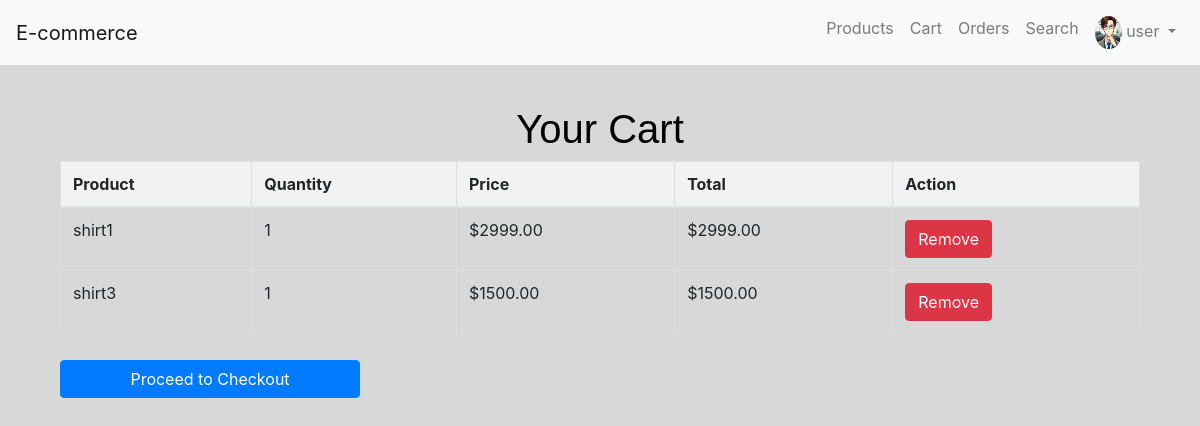
The page /cart/view_cart/ (signed in) on the database its author committed.
### users/models.py (models this page shows, shortened)
class Profile(models.Model):
    user = models.OneToOneField(User, on_delete=models.CASCADE)
    address = models.CharField(max_length=255, blank=True)
    phone = models.CharField(max_length=20, blank=True)
    image = models.ImageField(default='default.jpg', upload_to='profile_pics')

### cart/models.py (models this page shows, shortened)
class CartItem(models.Model):
    cart = models.ForeignKey(Cart, on_delete=models.CASCADE)
    product = models.ForeignKey(Product, on_delete=models.CASCADE)
    quantity = models.PositiveIntegerField(default=1)

### products/models.py (models this page shows, shortened)
class Product(models.Model):
    name = models.CharField(max_length=255)
    description = models.TextField()
    price = models.DecimalField(max_digits=10, decimal_places=2)
    category = models.ForeignKey(Category, on_delete=models.CASCADE)
    image = models.ImageField(upload_to='product_images/')

### cart/views.py (the view)
# urls.py: path('view_cart/', views.view_cart, name='view_cart'),
@login_required(login_url='login')
def view_cart(request):
    cart = Cart.objects.filter(user=request.user).first()
    cart_items = CartItem.objects.filter(cart=cart)
    return render(request, 'cart/cart.html', {'cart_items': cart_items})

### cart/templatetags/cart_extras.py (called while the page is built)
@register.filter(name='mul')
def mul(value, arg):
    return value * arg

### cart/templates/cart/cart.html (shortened to what this page needs)
{% extends 'base.html' %}
{% load cart_extras %}
{% block content %}
<div class="container">
    <h1>Your Cart</h1>
    {% if cart_items %}
        <table class="table">
            <thead>
                <tr>
                    <th>Product</th>
                    <th>Quantity</th>
                    <th>Price</th>
                    <th>Total</th>
                    <th>Action</th>
                </tr>
            </thead>
            <tbody>
                {% for cart_item in cart_items %}
                    <tr>
                        <td>{{ cart_item.product.name }}</td>
                        <td>{{ cart_item.quantity }}</td>
                        <td>${{ cart_item.product.price }}</td>
                        <td>${{ cart_item.quantity|mul:cart_item.product.price }}</td>
                        <td>
                            <form method="post" action="{% url 'remove_from_cart' cart_item.product.id %}">
                                <button type="submit" class="btn btn-danger">Remove</button>
                            </form>
                        </td>
                    </tr>
                {% endfor %}
            </tbody>
        </table>
        <a href="{% url 'checkout' %}" class="btn btn-primary">Proceed to Checkout</a>
    {% else %}
        <p>Your cart is empty.</p>
    {% endif %}
</div>
{% endblock %}

### templates/navbar.html (shortened to what this page needs)
{% load static %}
<nav class="navbar navbar-expand-lg navbar-light bg-light">
    <a class="navbar-brand" href="{% url 'product_list' %}">E-commerce</a>
    <div class="collapse navbar-collapse" id="navbarNav">
        <ul class="navbar-nav ml-auto">
            <li class="nav-item">
                <a class="nav-link" href="{% url 'product_list' %}">Products</a>
            </li>
            <li class="nav-item">
                <a class="nav-link" href="{% url 'view_cart' %}">Cart</a>
            </li>
            <li class="nav-item">
                <a class="nav-link" href="{% url 'order_history' %}">Orders</a>
            </li>
            <li class="nav-item">
                <a class="nav-link" href="{% url 'search' %}">Search</a>
            </li>
            {% if user.is_authenticated %}
                <li class="nav-item dropdown">
                    <a class="nav-link dropdown-toggle" href="#" id="userDropdown" role="button" data-toggle="dropdown" aria-haspopup="true" aria-expanded="false">
                        {% if user.profile.image %}
                            <img src="{{ user.profile.image.url }}" alt="Avatar" class="rounded-circle" width="27" height="33"> {{ user.username }}
                        {% else %}
                            <img src="{% static 'images/default_avatar.png' %}" alt="Avatar" class="rounded-circle" width="30" height="30"> {{ user.username }}
                        {% endif %}
                    </a>
                </li>
            {% endif %}
        </ul>
    </div>
</nav>

### cart/templates/cart/cart.html (style rules this page uses)
.container { padding: 20px; max-width: 100%; margin: 0 auto; }
h1 { text-align: center; margin-bottom: 20px; font-family: 'Gill Sans', 'Gill Sans MT', Calibri, 'Trebuchet MS', sans-serif; }
.table { width: 100%; border-collapse: collapse; margin-bottom: 20px; }
.table thead { background-color: #f9f9f9; }
.table th, .table td { padding: 12px; text-align: left; border: 1px solid #ddd; font-size: 1rem; word-wrap: break-word; }
.table th { background-color: #f2f2f2; }
.table td form { display: inline; }
.btn-primary { background-color: #007bff; color: white; padding: 10px 20px; font-size: 16px; border: none; border-radius: 5px; cursor: pointer; display: block; width: 100%; max-width: 300px; margin: 10px auto; text-align: center; }
.btn-danger { background-color: #dc3545; color: white; padding: 5px 10px; font-size: 14px; border: none; border-radius: 5px; cursor: pointer; }

### templates/base.html (style rules this page uses)
body { background: #d8d8d8; color: black; }

### rows shown on the page
CartItem: product.name "shirt1", quantity "1", product.price "2999.00", quantity|mul "2999.00"
CartItem: product.name "shirt3", quantity "1", product.price "1500.00", quantity|mul "1500.00"

### other values the page prints
{{ user.username }} "user"
